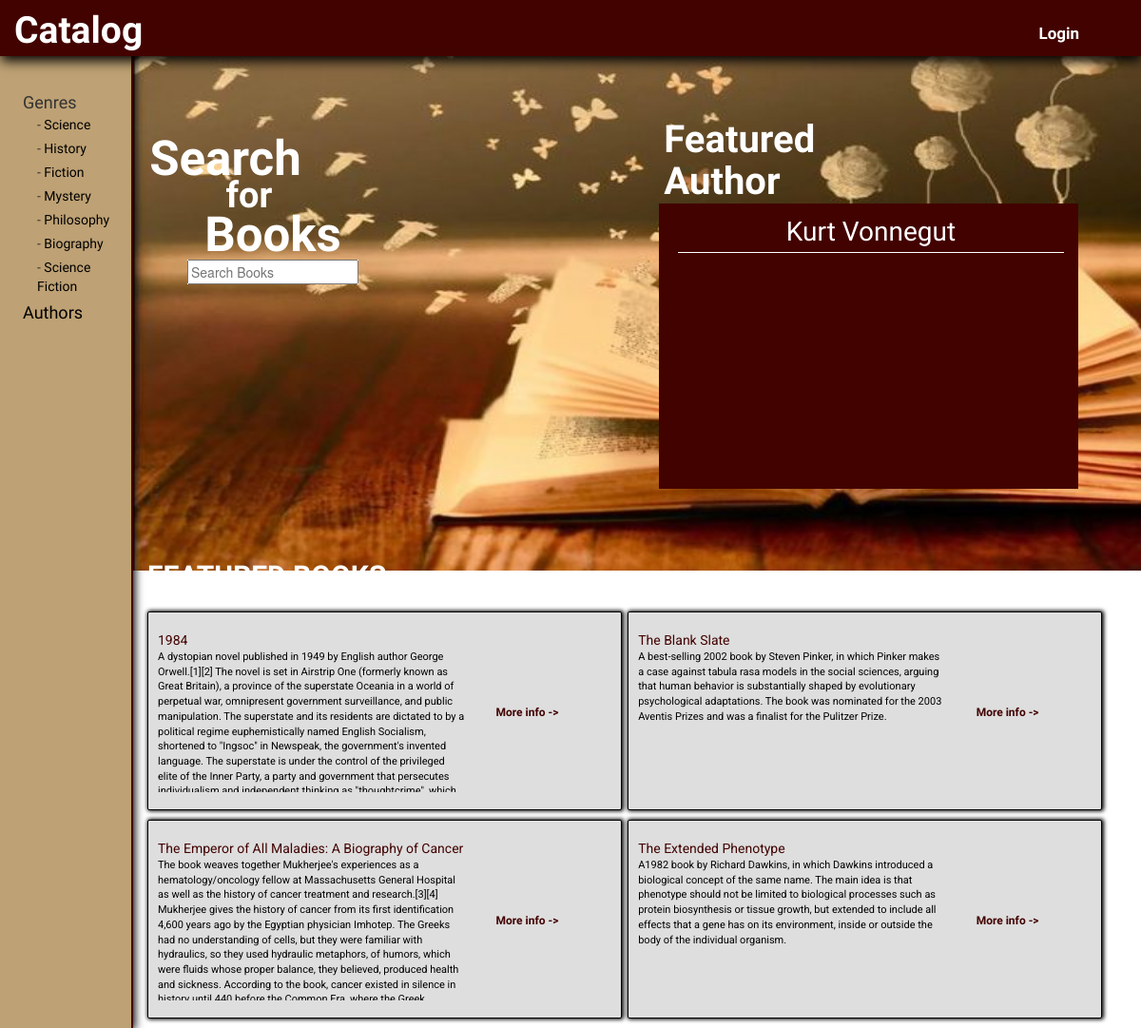
Page /catalog/ on the committed database.
### database_setup.py (models this page shows, shortened)
class Genre(Base):
    __tablename__ = 'genre'
    id = Column(Integer, primary_key=True)
    genre = Column(String(250), nullable=False)

class Books(Base):
    __tablename__ = 'books'
    id = Column(Integer, primary_key=True)
    title = Column(String(250), nullable=False)
    summary = Column(String(300), nullable=False)
    photo = Column(String(250), nullable=True)
    created = Column(DateTime)
    author_id = Column(Integer, ForeignKey('author.id'))
    author = relationship(Author, back_populates='books')
    genre_id = Column(Integer, ForeignKey('genre.id'))
    genre = relationship(Genre, back_populates='books')
    user_id = Column(Integer, ForeignKey('user.id'))
    user = relationship(User)

class Author(Base):
    __tablename__ = 'author'
    id = Column(Integer, primary_key=True)
    name = Column(String(250), nullable=False)
    created = Column(DateTime)

### application.py (the view)
@app.route('/', methods=['GET', 'POST'])
@app.route('/catalog/', methods=['GET', 'POST'])
def showGenres():
    user = is_user()
    books = db_updates.get_all('books')
    j_books = json.dumps([{'label': b.title,
                           'value': b.id,
                           }
                for b in books])
    genres = db_updates.get_all('genres')
    authors = db_updates.get_all('authors')
    feat_books = session.query(Books).order_by(desc(Books.created)).limit(4).all()
    a_len = len(authors) - 1
    feat_author = authors[random.randint(0, a_len)]
    auth_books = session.query(Books).filter_by(author_id = feat_author.id).all()
    if request.method == 'POST':
        book_search = request.form['b-search']
    else:
        return render_template('catalog.html', genres=genres, j_books=j_books,
                               feat_books=feat_books, author=feat_author,
                               auth_books=auth_books, user=user)

### application.py (called while the page is built)
def is_user():
    if 'name' not in login_session:
        return None
    else:
        return login_session['name'].split(' ')[0]

### db_updates.py (called while the page is built)
def get_all(category):
    if category == 'genres':
        return session.query(Genre).all()
    elif category == 'books':
        return session.query(Books).all()
    elif category == 'authors':
        return session.query(Author).all()
    elif category == 'users':
        return session.query(User).all()
    else:
        print('Incorrect parameter input')

### templates/catalog.html (shortened to what this page needs)
{% extends "main.html" %}
{% block content %}
	<div class="row srchWrap">
		<div class="col-sm-12">
			<h1 class="search-title" id="top">Search</h1>
			<h3 class="search-title" id="middle">for</h3>
			<h1 class="search-title" id="bottom">Books</h1>
			<div id="search-list" data-books="{{j_books}}">
				<form id="search-bar" method="post">
					<input id="autocomplete" name="b-search" placeholder="Search Books">
				</form>
			</div>
		</div>
	</div>
	<div id="full-nav">
			<ul id="outer-list">
				<li><span>Genres</span>
					<ul id="inner-list">
					{% for genre in genres %}
						<li>
							<a href="{{ url_for('showGenreList', genre_id = genre.id) }}">{{ genre.genre }}</a>
						</li>
					{% endfor %}
					</ul>
				</li>
				<li>
					<a href="{{ url_for('showAuthors') }}">Authors</a>
				</li>
			</ul>
		</div>
	<main>
		<div class="m-container" id="feat-bks-cntr">
		<div class="row" id="feat-title-wrap">
			<div class="col-sm-12">
				<h2 id="feat-bks-title">Featured Books</h2>
			</div>
		</div>
		<div id="feat-bks-inner">
		{% for book in feat_books %}
			<div class="row" id="feat-bks">
				<div class="col-xs-8" id="b-info-cont">
					<div class="book-title">{{ book.title }}</div>
					<div class="book-summary">{{ book.summary }}</div>
				</div>
				<div class="col-xs-4" id="feat-bk-link">
					<a href="{{ url_for('showBook', book_id = book.id) }}">More info -></a>
				</div>
			</div>
		{% endfor %}
		</div>
		</div>
		<div class="container" id="feat-authors">
			<div class="row">
				<h3 id="feat-auth-title">Featured Author</h3>
			</div>
			<div class="row" id="feat-auth-wrap">
				<div class="col-sm-12">
					<h4 id="feat-auth-name">{{ author.name }}</h4>
				</div>
				<div class="col-sm-12">
				</div>
			</div>
		</div>
	</main>
{% endblock %}

### templates/main.html (shortened to what this page needs)
<!DOCTYPE html>
<html lang="en" itemscope itemtype="http://schema.org/Article">
	<head>
		<link rel="stylesheet" href="//netdna.bootstrapcdn.com/bootstrap/3.1.1/css/bootstrap.min.css">
		<link rel="stylesheet" href="//code.jquery.com/ui/1.12.1/themes/smoothness/jquery-ui.css">
		<link rel='stylesheet' type='text/css' href='/static/styles.css'>
		<link rel="stylesheet" href="/static/font-awesome/css/font-awesome.min.css">
	</head>
	{% block body %}<body>{% endblock %}
	{% if not user %}
	<div id="login-logout">
		<a href="{{ url_for('login') }}">Login</a>
	</div>
	{% else %}
	<div id="login-logout">
		<p>Hi {{ user }}&nbsp;&nbsp;&nbsp;</p>
		<a href="{{ url_for('logout') }}" >logout</a>
	</div>
	{% endif %}
	<div class="container" id="main-container">
		<div class="row" id="banner">
			<div class="col-md-8">
				<h1 id="title"><a href="/catalog">Catalog</a></h1>
			</div>
		</div>
		{% block content %}
		{% endblock %}
	</div>
	</body>
</html>

### rows in the picture
Genre: genre "Science"
Genre: genre "History"
Genre: genre "Fiction"
Genre: genre "Mystery"
Genre: genre "Philosophy"
Genre: genre "Biography"
Genre: genre "Science Fiction"
Books: title "1984", summary "A dystopian novel published in 1949 by English author George Orwell.[1][2] The novel is set in Airstrip One (formerly known as Great Britain), a province of the superstate Oceania in a world of perpetual war, omnipresent government surveillance, and public manipulation. The superstate and its residents are dictated to by a political regime euphemistically named English Socialism, shortened to \"Ingsoc\" in Newspeak, the government's invented language. The superstate is under the control of the privileged elite of the Inner Party, a party and government that persecutes…"
Books: title "The Blank Slate", summary "A best-selling 2002 book by Steven Pinker, in which Pinker makes a case against tabula rasa models in the social sciences, arguing that human behavior is substantially shaped by evolutionary psychological adaptations. The book was nominated for the 2003 Aventis Prizes and was a finalist for the Pulitzer Prize."
Books: title "The Emperor of All Maladies: A Biography of Cancer", summary "The book weaves together Mukherjee's experiences as a hematology/oncology fellow at Massachusetts General Hospital as well as the history of cancer treatment and research.[3][4] Mukherjee gives the history of cancer from its first identification 4,600 years ago by the Egyptian physician Imhotep. The Greeks had no understanding of cells, but they were familiar with hydraulics, so they used hydraulic metaphors, of humors, which were fluids whose proper balance, they believed, produced health and sickness. According to the book, cancer existed in silence in…"
Books: title "The Extended Phenotype", summary "A1982 book by Richard Dawkins, in which Dawkins introduced a biological concept of the same name. The main idea is that phenotype should not be limited to biological processes such as protein biosynthesis or tissue growth, but extended to include all effects that a gene has on its environment, inside or outside the body of the individual organism."
Author: name "Kurt Vonnegut"
